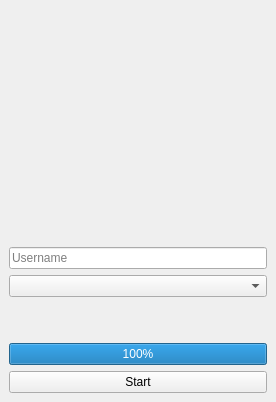
<?xml version="1.0" encoding="UTF-8"?>
<ui version="4.0">
 <class>MainWindow</class>
 <widget class="QMainWindow" name="MainWindow">
  <property name="geometry">
   <rect>
    <x>0</x>
    <y>0</y>
    <width>276</width>
    <height>402</height>
   </rect>
  </property>
  <property name="maximumSize">
   <size>
    <width>276</width>
    <height>436</height>
   </size>
  </property>
  <property name="windowTitle">
   <string>MainWindow</string>
  </property>
  <widget class="QWidget" name="centralwidget">
   <layout class="QHBoxLayout" name="horizontalLayout">
    <item>
     <layout class="QVBoxLayout" name="verticalLayout">
      <item>
       <spacer name="verticalSpacer">
        <property name="orientation">
         <enum>Qt::Vertical</enum>
        </property>
        <property name="sizeHint" stdset="0">
         <size>
          <width>20</width>
          <height>40</height>
         </size>
        </property>
       </spacer>
      </item>
      <item>
       <widget class="QLabel" name="label">
        <property name="maximumSize">
         <size>
          <width>256</width>
          <height>256</height>
         </size>
        </property>
        <property name="text">
         <string/>
        </property>
        <property name="pixmap">
         <pixmap>assest/1.png</pixmap>
        </property>
        <property name="alignment">
         <set>Qt::AlignCenter</set>
        </property>
       </widget>
      </item>
      <item>
       <widget class="QLineEdit" name="lineEdit">
        <property name="placeholderText">
         <string>Username</string>
        </property>
       </widget>
      </item>
      <item>
       <widget class="QComboBox" name="comboBox"/>
      </item>
      <item>
       <spacer name="verticalSpacer_2">
        <property name="orientation">
         <enum>Qt::Vertical</enum>
        </property>
        <property name="sizeType">
         <enum>QSizePolicy::Minimum</enum>
        </property>
        <property name="sizeHint" stdset="0">
         <size>
          <width>20</width>
          <height>40</height>
         </size>
        </property>
       </spacer>
      </item>
      <item>
       <widget class="QProgressBar" name="progressBar">
        <property name="mouseTracking">
         <bool>false</bool>
        </property>
        <property name="tabletTracking">
         <bool>false</bool>
        </property>
        <property name="acceptDrops">
         <bool>false</bool>
        </property>
        <property name="autoFillBackground">
         <bool>false</bool>
        </property>
        <property name="value">
         <number>100</number>
        </property>
        <property name="alignment">
         <set>Qt::AlignHCenter|Qt::AlignTop</set>
        </property>
        <property name="textVisible">
         <bool>true</bool>
        </property>
       </widget>
      </item>
      <item>
       <widget class="QPushButton" name="Start">
        <property name="text">
         <string>Start</string>
        </property>
       </widget>
      </item>
     </layout>
    </item>
   </layout>
  </widget>
 </widget>
 <resources/>
 <connections/>
</ui>
